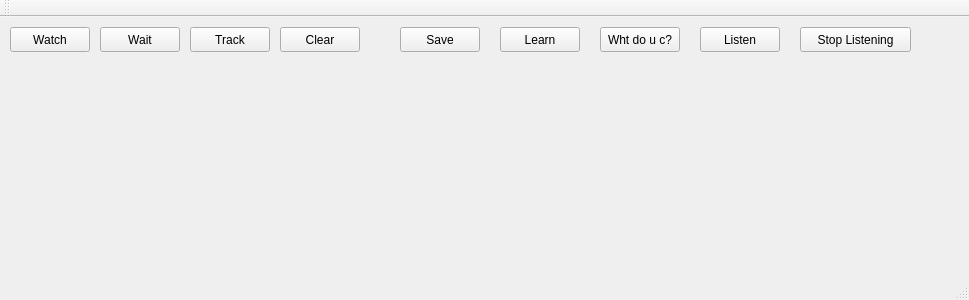
<?xml version="1.0" encoding="UTF-8"?>
<ui version="4.0">
 <class>CMainWindow</class>
 <widget class="QMainWindow" name="CMainWindow">
  <property name="geometry">
   <rect>
    <x>0</x>
    <y>0</y>
    <width>969</width>
    <height>300</height>
   </rect>
  </property>
  <property name="windowTitle">
   <string>CMainWindow</string>
  </property>
  <widget class="QWidget" name="centralWidget">
   <widget class="QPushButton" name="bt_watch">
    <property name="geometry">
     <rect>
      <x>10</x>
      <y>10</y>
      <width>80</width>
      <height>25</height>
     </rect>
    </property>
    <property name="text">
     <string>Watch</string>
    </property>
   </widget>
   <widget class="QPushButton" name="bt_save">
    <property name="geometry">
     <rect>
      <x>400</x>
      <y>10</y>
      <width>80</width>
      <height>25</height>
     </rect>
    </property>
    <property name="text">
     <string>Save</string>
    </property>
   </widget>
   <widget class="QPushButton" name="bt_pause">
    <property name="geometry">
     <rect>
      <x>100</x>
      <y>10</y>
      <width>80</width>
      <height>25</height>
     </rect>
    </property>
    <property name="text">
     <string>Wait</string>
    </property>
   </widget>
   <widget class="QPushButton" name="bt_track">
    <property name="geometry">
     <rect>
      <x>190</x>
      <y>10</y>
      <width>80</width>
      <height>25</height>
     </rect>
    </property>
    <property name="text">
     <string>Track</string>
    </property>
   </widget>
   <widget class="QPushButton" name="bt_clear">
    <property name="geometry">
     <rect>
      <x>280</x>
      <y>10</y>
      <width>80</width>
      <height>25</height>
     </rect>
    </property>
    <property name="text">
     <string>Clear</string>
    </property>
   </widget>
   <widget class="QPushButton" name="bt_learn">
    <property name="geometry">
     <rect>
      <x>500</x>
      <y>10</y>
      <width>80</width>
      <height>25</height>
     </rect>
    </property>
    <property name="text">
     <string>Learn</string>
    </property>
   </widget>
   <widget class="QPushButton" name="bt_wht_see">
    <property name="geometry">
     <rect>
      <x>600</x>
      <y>10</y>
      <width>80</width>
      <height>25</height>
     </rect>
    </property>
    <property name="text">
     <string>Wht do u c?</string>
    </property>
   </widget>
   <widget class="QPushButton" name="bt_listen">
    <property name="geometry">
     <rect>
      <x>700</x>
      <y>10</y>
      <width>80</width>
      <height>25</height>
     </rect>
    </property>
    <property name="text">
     <string>Listen</string>
    </property>
   </widget>
   <widget class="QPushButton" name="bt_stop_listen">
    <property name="geometry">
     <rect>
      <x>800</x>
      <y>10</y>
      <width>111</width>
      <height>25</height>
     </rect>
    </property>
    <property name="text">
     <string>Stop Listening</string>
    </property>
   </widget>
  </widget>
  <widget class="QMenuBar" name="menuBar">
   <property name="geometry">
    <rect>
     <x>0</x>
     <y>0</y>
     <width>969</width>
     <height>22</height>
    </rect>
   </property>
  </widget>
  <widget class="QToolBar" name="mainToolBar">
   <attribute name="toolBarArea">
    <enum>TopToolBarArea</enum>
   </attribute>
   <attribute name="toolBarBreak">
    <bool>false</bool>
   </attribute>
  </widget>
  <widget class="QStatusBar" name="statusBar"/>
 </widget>
 <layoutdefault spacing="6" margin="11"/>
 <resources/>
 <connections/>
</ui>
